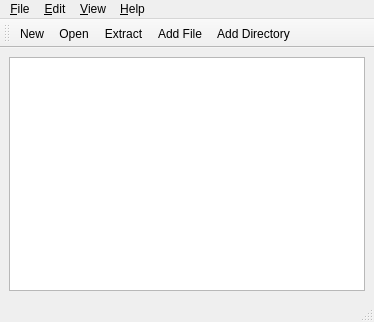
<?xml version="1.0" encoding="UTF-8"?>
<ui version="4.0">
 <class>MainWindow</class>
 <widget class="QMainWindow" name="MainWindow">
  <property name="geometry">
   <rect>
    <x>0</x>
    <y>0</y>
    <width>374</width>
    <height>322</height>
   </rect>
  </property>
  <property name="windowTitle">
   <string notr="true">QtArc</string>
  </property>
  <widget class="QWidget" name="centralwidget">
   <layout class="QGridLayout" name="gridLayout">
    <item row="0" column="0">
     <widget class="QTableWidget" name="tableWidget"/>
    </item>
   </layout>
  </widget>
  <widget class="QMenuBar" name="menubar">
   <property name="geometry">
    <rect>
     <x>0</x>
     <y>0</y>
     <width>374</width>
     <height>25</height>
    </rect>
   </property>
   <widget class="QMenu" name="menu_File">
    <property name="title">
     <string>&amp;File</string>
    </property>
    <addaction name="actionNew"/>
    <addaction name="actionOpen"/>
    <addaction name="actionSaveAs"/>
    <addaction name="separator"/>
    <addaction name="actionExtract"/>
    <addaction name="actionTest"/>
    <addaction name="separator"/>
    <addaction name="actionProperties"/>
    <addaction name="separator"/>
    <addaction name="actionExit"/>
   </widget>
   <widget class="QMenu" name="menu_Edit">
    <property name="title">
     <string>&amp;Edit</string>
    </property>
    <addaction name="actionCut"/>
    <addaction name="actionCopy"/>
    <addaction name="actionPaste"/>
    <addaction name="actionRename"/>
    <addaction name="actionDelete"/>
    <addaction name="separator"/>
    <addaction name="actionSelectAll"/>
    <addaction name="actionDeselect"/>
    <addaction name="separator"/>
    <addaction name="actionAddFile"/>
    <addaction name="actionAddDirectory"/>
   </widget>
   <widget class="QMenu" name="menu_View">
    <property name="title">
     <string>&amp;View</string>
    </property>
   </widget>
   <widget class="QMenu" name="menu_Help">
    <property name="title">
     <string>&amp;Help</string>
    </property>
    <addaction name="actionAbout"/>
    <addaction name="actionAboutQt"/>
   </widget>
   <addaction name="menu_File"/>
   <addaction name="menu_Edit"/>
   <addaction name="menu_View"/>
   <addaction name="menu_Help"/>
  </widget>
  <widget class="QStatusBar" name="statusbar"/>
  <widget class="QToolBar" name="toolBar">
   <property name="windowTitle">
    <string>toolBar</string>
   </property>
   <attribute name="toolBarArea">
    <enum>TopToolBarArea</enum>
   </attribute>
   <attribute name="toolBarBreak">
    <bool>false</bool>
   </attribute>
   <addaction name="actionNew"/>
   <addaction name="actionOpen"/>
   <addaction name="actionExtract"/>
   <addaction name="actionAddFile"/>
   <addaction name="actionAddDirectory"/>
  </widget>
  <action name="actionNew">
   <property name="icon">
    <iconset resource="../qtarc.qrc">
     <normaloff>:/icons/icons/24x24/document-new.png</normaloff>:/icons/icons/24x24/document-new.png</iconset>
   </property>
   <property name="text">
    <string>&amp;New</string>
   </property>
   <property name="shortcut">
    <string notr="true">Ctrl+N</string>
   </property>
  </action>
  <action name="actionOpen">
   <property name="icon">
    <iconset resource="../qtarc.qrc">
     <normaloff>:/icons/icons/24x24/document-open.png</normaloff>:/icons/icons/24x24/document-open.png</iconset>
   </property>
   <property name="text">
    <string>&amp;Open...</string>
   </property>
   <property name="shortcut">
    <string notr="true">Ctrl+O</string>
   </property>
  </action>
  <action name="actionSaveAs">
   <property name="icon">
    <iconset resource="../qtarc.qrc">
     <normaloff>:/icons/icons/24x24/document-save-as.png</normaloff>:/icons/icons/24x24/document-save-as.png</iconset>
   </property>
   <property name="text">
    <string>Save &amp;As...</string>
   </property>
   <property name="shortcut">
    <string notr="true"/>
   </property>
  </action>
  <action name="actionExtract">
   <property name="icon">
    <iconset resource="../qtarc.qrc">
     <normaloff>:/icons/icons/24x24/extract-archive.png</normaloff>:/icons/icons/24x24/extract-archive.png</iconset>
   </property>
   <property name="text">
    <string>&amp;Extract</string>
   </property>
   <property name="shortcut">
    <string notr="true">Ctrl+E</string>
   </property>
  </action>
  <action name="actionTest">
   <property name="text">
    <string>&amp;Test</string>
   </property>
   <property name="shortcut">
    <string notr="true">Ctrl+T</string>
   </property>
  </action>
  <action name="actionProperties">
   <property name="icon">
    <iconset resource="../qtarc.qrc">
     <normaloff>:/icons/icons/24x24/document-properties.png</normaloff>:/icons/icons/24x24/document-properties.png</iconset>
   </property>
   <property name="text">
    <string>&amp;Properties</string>
   </property>
   <property name="shortcut">
    <string notr="true">Ctrl+P</string>
   </property>
  </action>
  <action name="actionExit">
   <property name="text">
    <string>E&amp;xit</string>
   </property>
   <property name="shortcut">
    <string notr="true"/>
   </property>
  </action>
  <action name="actionAddFile">
   <property name="icon">
    <iconset resource="../qtarc.qrc">
     <normaloff>:/icons/icons/24x24/add-files-to-archive.png</normaloff>:/icons/icons/24x24/add-files-to-archive.png</iconset>
   </property>
   <property name="text">
    <string>Add &amp;File</string>
   </property>
   <property name="shortcut">
    <string notr="true">Ctrl+F</string>
   </property>
  </action>
  <action name="actionAddDirectory">
   <property name="icon">
    <iconset resource="../qtarc.qrc">
     <normaloff>:/icons/icons/24x24/add-folder-to-archive.png</normaloff>:/icons/icons/24x24/add-folder-to-archive.png</iconset>
   </property>
   <property name="text">
    <string>Add &amp;Directory</string>
   </property>
   <property name="shortcut">
    <string notr="true">Ctrl+D</string>
   </property>
  </action>
  <action name="actionCut">
   <property name="icon">
    <iconset resource="../qtarc.qrc">
     <normaloff>:/icons/icons/24x24/edit-cut.png</normaloff>:/icons/icons/24x24/edit-cut.png</iconset>
   </property>
   <property name="text">
    <string>Cut</string>
   </property>
   <property name="shortcut">
    <string notr="true">Ctrl+X</string>
   </property>
  </action>
  <action name="actionCopy">
   <property name="icon">
    <iconset resource="../qtarc.qrc">
     <normaloff>:/icons/icons/24x24/edit-copy.png</normaloff>:/icons/icons/24x24/edit-copy.png</iconset>
   </property>
   <property name="text">
    <string>&amp;Copy</string>
   </property>
   <property name="shortcut">
    <string notr="true">Ctrl+C</string>
   </property>
  </action>
  <action name="actionPaste">
   <property name="icon">
    <iconset resource="../qtarc.qrc">
     <normaloff>:/icons/icons/24x24/edit-paste.png</normaloff>:/icons/icons/24x24/edit-paste.png</iconset>
   </property>
   <property name="text">
    <string>Paste</string>
   </property>
   <property name="shortcut">
    <string notr="true">Ctrl+V</string>
   </property>
  </action>
  <action name="actionRename">
   <property name="text">
    <string>Rename</string>
   </property>
   <property name="shortcut">
    <string notr="true">F2</string>
   </property>
  </action>
  <action name="actionDelete">
   <property name="icon">
    <iconset resource="../qtarc.qrc">
     <normaloff>:/icons/icons/24x24/edit-delete.png</normaloff>:/icons/icons/24x24/edit-delete.png</iconset>
   </property>
   <property name="text">
    <string>Delete</string>
   </property>
   <property name="shortcut">
    <string notr="true">Del</string>
   </property>
  </action>
  <action name="actionAbout">
   <property name="icon">
    <iconset resource="../qtarc.qrc">
     <normaloff>:/icons/icons/24x24/help-about.png</normaloff>:/icons/icons/24x24/help-about.png</iconset>
   </property>
   <property name="text">
    <string>About</string>
   </property>
   <property name="shortcut">
    <string notr="true"/>
   </property>
  </action>
  <action name="actionAboutQt">
   <property name="text">
    <string>AboutQt</string>
   </property>
   <property name="shortcut">
    <string notr="true"/>
   </property>
  </action>
  <action name="actionSelectAll">
   <property name="text">
    <string>Select All</string>
   </property>
   <property name="shortcut">
    <string notr="true">Ctrl+A</string>
   </property>
  </action>
  <action name="actionDeselect">
   <property name="text">
    <string>Deselect</string>
   </property>
   <property name="shortcut">
    <string notr="true">Ctrl+Shift+A</string>
   </property>
  </action>
 </widget>
 <resources>
  <include location="../qtarc.qrc"/>
 </resources>
 <connections/>
</ui>
